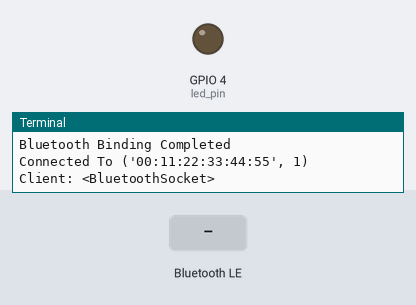
This program was run on a simulated Raspberry Pi (BCM pin numbers). On the bench: output pins drawn as LEDs (lit = HIGH), the last lines printed to the terminal. The test bench sets the inputs (shaded band). A phone connects over Bluetooth after 1 s.

Above: at 2.2 s.
2.3 s: "1" written over Bluetooth
At 2.6 s:
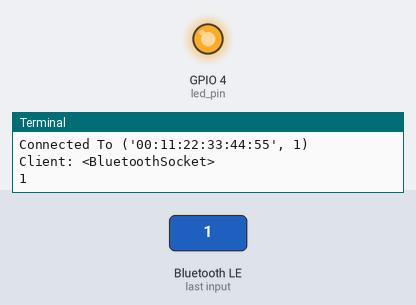
3.8 s: "0" written over Bluetooth
At 5.0 s:
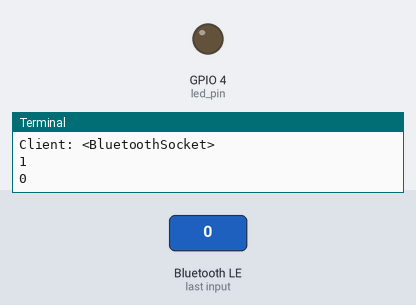
Timing chart, 0 to 6.8 s (numbered marks = the images above; inputs shaded):
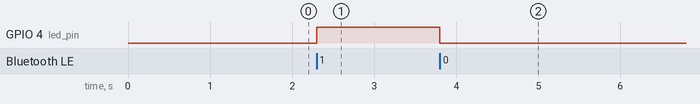

Measured:
- after the input at 2.3 s, GPIO 4 (led_pin): LOW → HIGH at once
- after the input at 3.8 s, GPIO 4 (led_pin): HIGH → LOW at once

The program:

dataread.py
```python
# sudo apt install bluetooth bluez bluez-tools libbluetooth-dev blueman
#  pip install pybluez
# Get Bluetooth Mac Address of Pi : hciconfig | grep 'BD Address' | cut -d' ' -f3
import bluetooth
# Importing the GPIO library to use the GPIO pins of Raspberry pi
import RPi.GPIO as GPIO
led_pin = 4     # Initializing pin 40 for led
GPIO.setmode(GPIO.BCM)  # Using BCM numbering
GPIO.setup(led_pin, GPIO.OUT)   # Declaring the pin 40 as output pin
host = ""
port = 1        # Raspberry Pi uses port 1 for Bluetooth Communication
# Creaitng Socket Bluetooth RFCOMM communication
server = bluetooth.BluetoothSocket(bluetooth.RFCOMM)
print('Bluetooth Socket Created')
try:
        server.bind((host, port))
        print("Bluetooth Binding Completed")
except:
        print("Bluetooth Binding Failed")
server.listen(1) # One connection at a time
# Server accepts the clients request and assigns a mac address.
client, address = server.accept()
print("Connected To", address)
print("Client:", client)
try:
        while True:
                # Receivng the data.
                byte_data = client.recv(1024) # 1024 is the buffer size.
                data=byte_data.decode('utf-8')
                print(data)
                client.send('Data Received.')
                if data == "1":
                        GPIO.output(led_pin, True)
                        send_data = "Light On "
                elif data == "0":
                        GPIO.output(led_pin, False)
                        send_data = "Light Off "
                else:
                        send_data = "Type 1 or 0 "
                # Sending the data.
                client.send(send_data)
except Exception as e:
        # Making all the output pins LOW
        print('Exception Raised',e)
        GPIO.cleanup()
        # Closing the client and server connection
        client.close()
        server.close()
```
